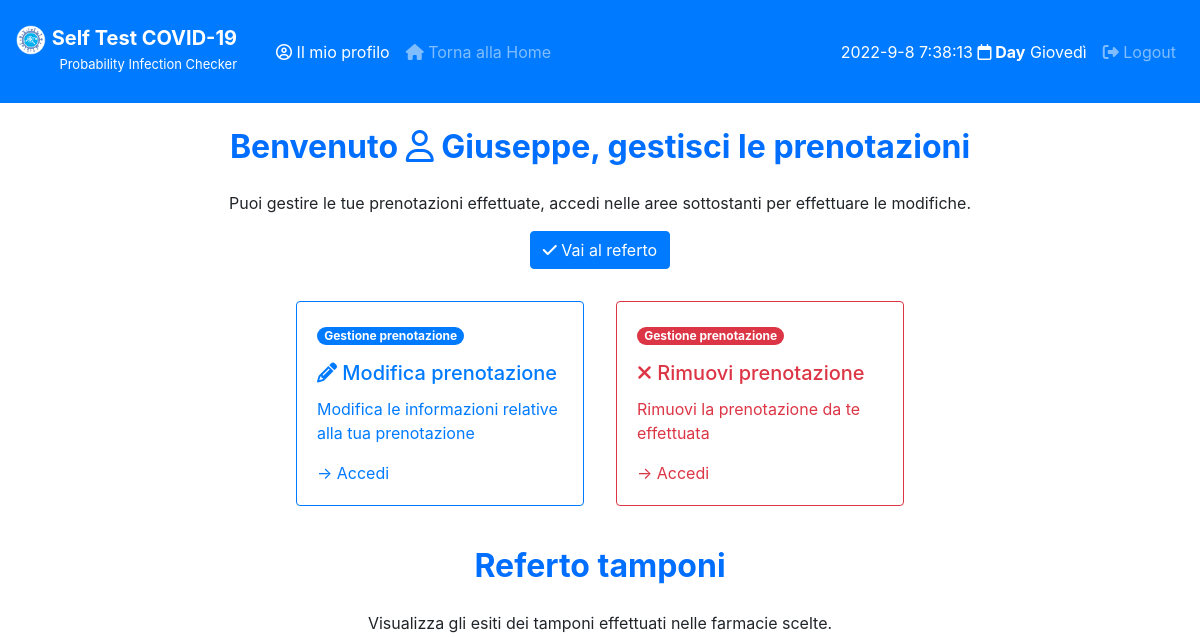
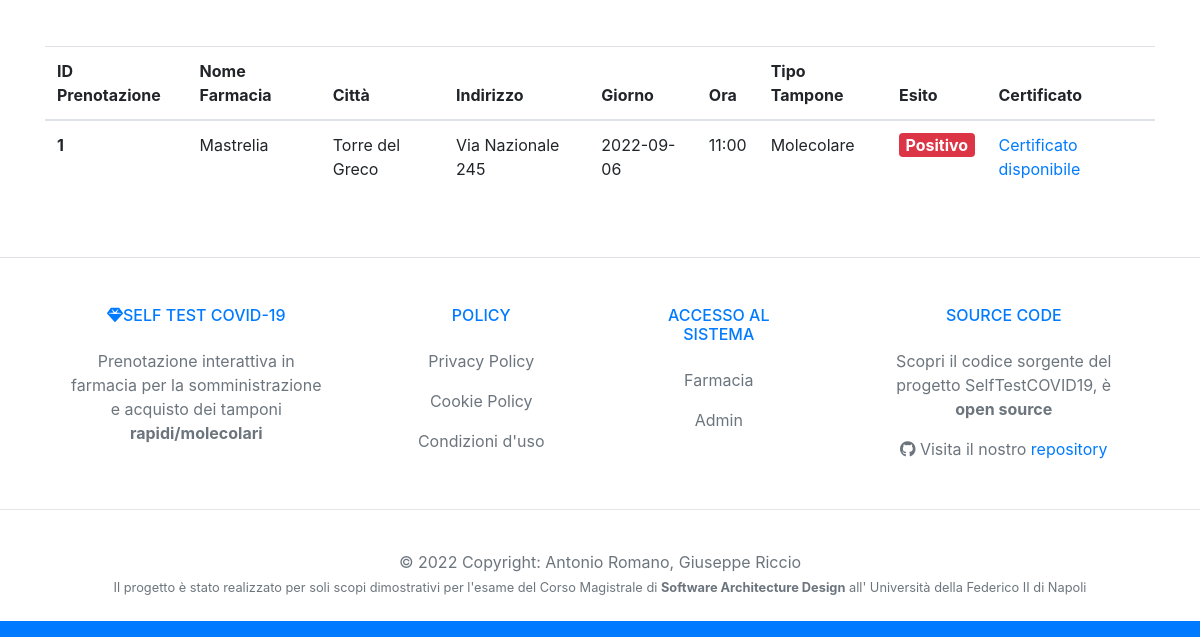
Page /dashboardPaziente (signed in) on the earlier database version (2 pictures, top to bottom).
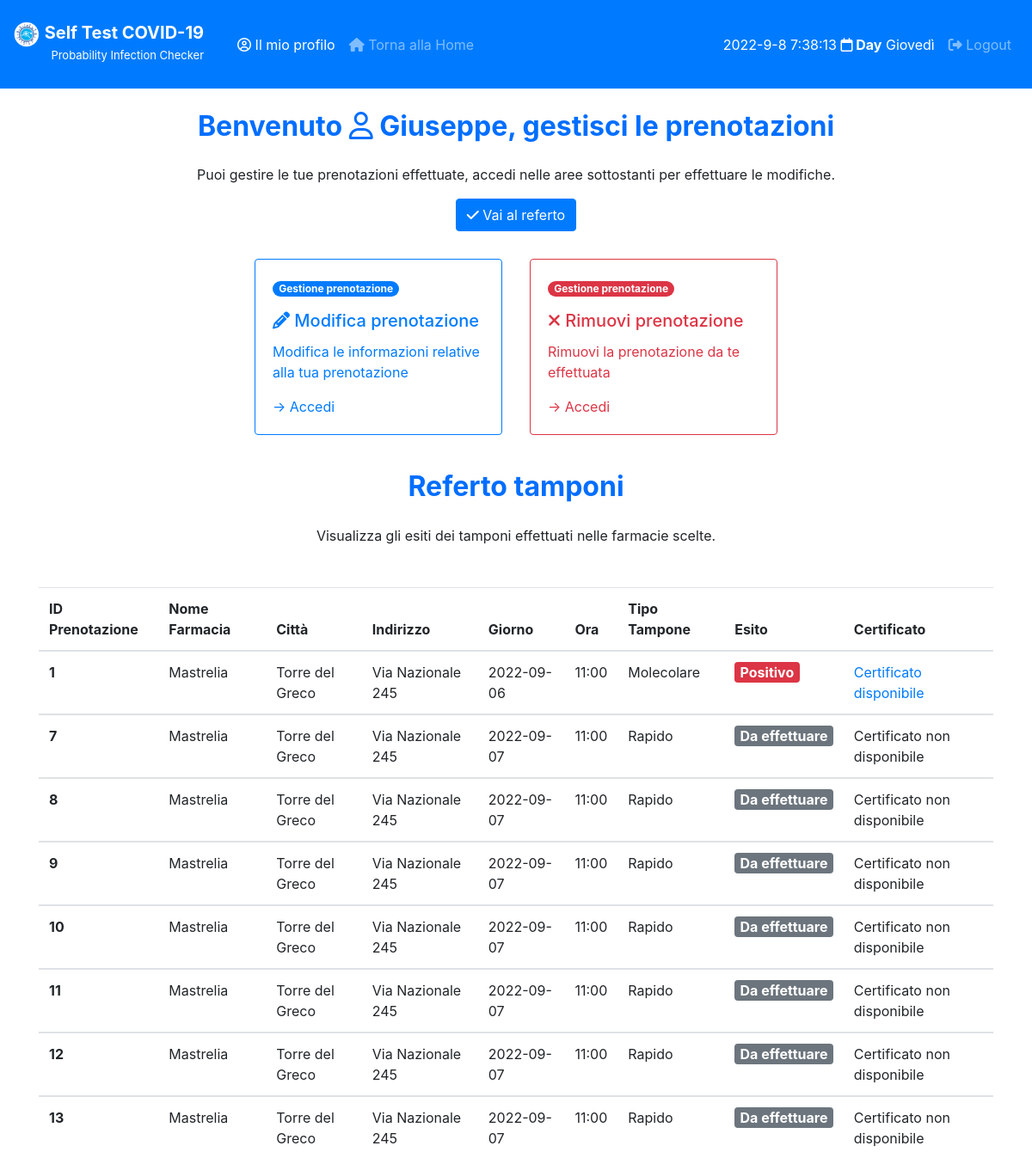
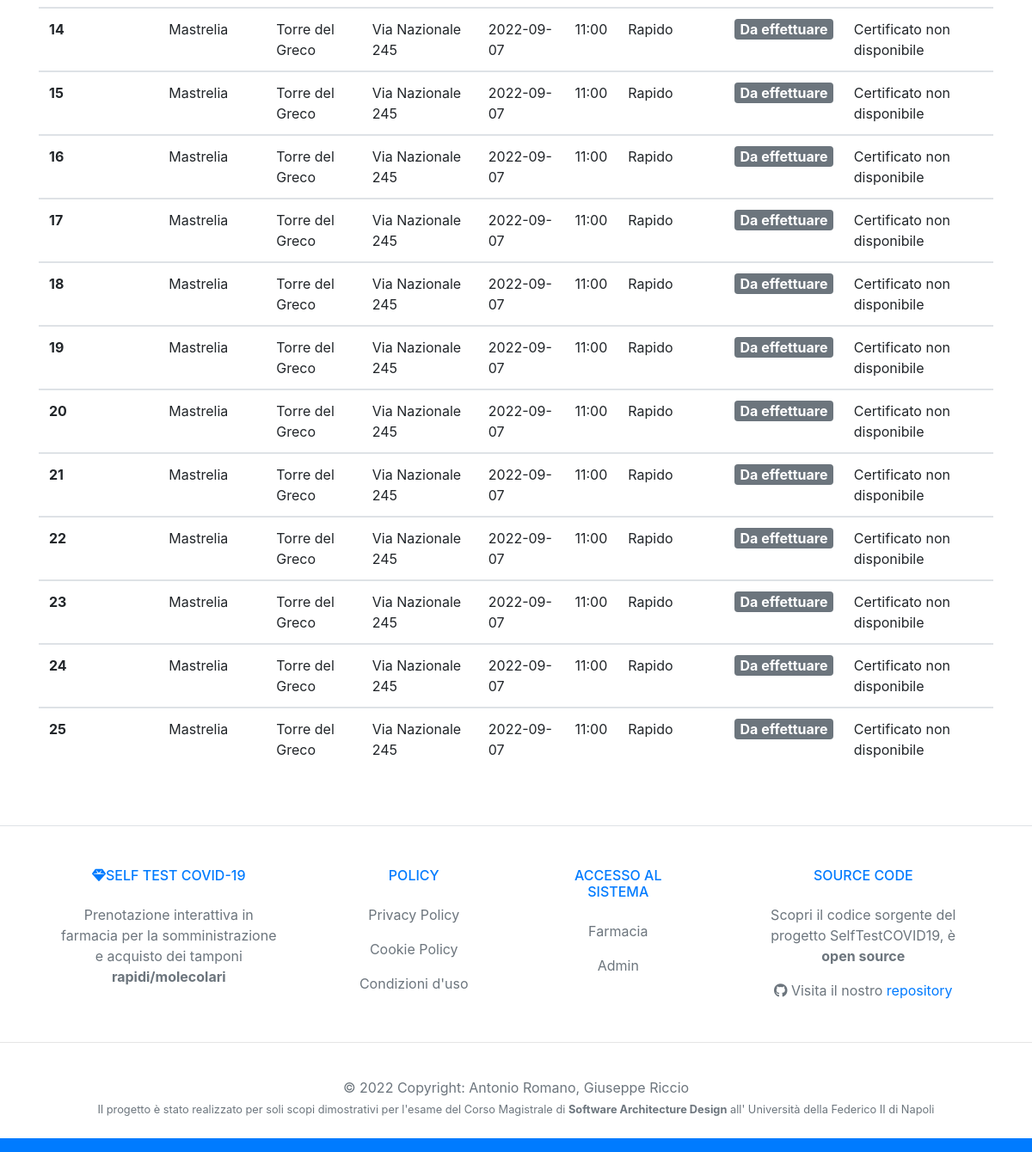
Same page on the later database version (2 pictures, top to bottom).
### tables this page shows
CREATE TABLE `Pazienti` (
	ID INTEGER PRIMARY KEY AUTOINCREMENT,
	Nome VARCHAR(50),
	Cognome VARCHAR(50),
	Email VARCHAR(50),
	PWD VARCHAR(50),
	CodiceFiscale VARCHAR(36),
	Telefono VARCHAR(10),
	UNIQUE(Email,PWD)
);

CREATE TABLE `Prenotazioni` (
	ID INTEGER PRIMARY KEY AUTOINCREMENT,
	Nome VARCHAR(50),
	Cognome VARCHAR(50),
	Email VARCHAR(50),
	CodiceFiscale VARCHAR(36),
	Telefono VARCHAR(10),
	Giorno DATE,
	Ora TIME,
	TipoTampone VARCHAR(10),
	EsitoTampone VARCHAR(20),
	ID_Farmacia INTEGER,
	ID_Paziente INTEGER,
	ID_Tampone INTEGER
);

CREATE TABLE `Farmacie` (
	ID INTEGER PRIMARY KEY AUTOINCREMENT,
	NomeFarmacia VARCHAR(50),
	Citta VARCHAR(50),
	CAP INT(5),
	Indirizzo VARCHAR(50),
	Email VARCHAR(50),
	PWD VARCHAR(50),
	UNIQUE(NomeFarmacia,Email)
);

### controllers/GestionePazienteRegistratoController.py (the view)
def dashPaziente():
    if 'loggedin' in session:
        connection = connectDB()
        esito = connection.execute('SELECT Prenotazioni.ID, NomeFarmacia, Citta, Indirizzo, Giorno, Ora, TipoTampone, EsitoTampone FROM Prenotazioni INNER JOIN Farmacie ON Prenotazioni.ID_Farmacia = Farmacie.ID AND Prenotazioni.ID_Paziente = ?',(session['id'],)).fetchall()
        nomepaziente = connection.execute('SELECT Nome FROM Pazienti WHERE ID = ?',(session['id'],)).fetchone()
        connection.close()
    else:
        return redirect('/loginPaziente')
    return render_template('/PazienteRegistratoView/dashboardPaziente.html', nomePaziente=nomepaziente['Nome'], esito=esito)

### models/DB.py (called while the page is built)
def connectDB():
    connection = sqlite3.connect('./models/selftestcovid19.db')
    connection.row_factory = sqlite3.Row
    return connection

### templates/PazienteRegistratoView/dashboardPaziente.html (shortened to what this page needs)
<!doctype html>
<html lang="it">
<head>
    <link rel="stylesheet" href="https://cdnjs.cloudflare.com/ajax/libs/font-awesome/4.7.0/css/font-awesome.min.css">
    <link rel="stylesheet" href="https://stackpath.bootstrapcdn.com/bootstrap/4.3.1/css/bootstrap.min.css">
</head>
<body>
    <nav class="navbar navbar-expand-lg navbar-dark bg-primary">
        <div style="margin-top: 10px; margin-right: 15px;">
            <a class="navbar-brand" href="#">
                <img src="/static/logo.png" width="30" height="30" alt="">
                <span style="margin-top: 10px; color: white; font-size: 20px ;"><b>Self Test COVID-19</b><br>
                    <p style="font-size: small; text-align: right;">Probability Infection Checker</p></a></span>
        </div>
        <div class="collapse navbar-collapse" id="navbarSupportedContent">
            <ul class="navbar-nav mr-auto">
                <li class="nav-item active">
                    <a class="nav-link" href="#"><i class="fa fa-user-circle-o" aria-hidden="true"></i> Il mio profilo
                        <span class="sr-only">(current)</span></a>
                </li>
                <li class="nav-item">
                    <a class="nav-link" href="/"><i class="fa fa-home" aria-hidden="true"></i> Torna alla Home</a>
                </li>
            </ul>
            <ul class="navbar-nav ml-auto">
                <li class="nav-item">
                    <h7 id="displayDateTime" class="nav-link text-white">
                </li>
                <li class="nav-item">
                    <a class="nav-link" href="/logout"><i class="fa fa-sign-out" aria-hidden="true"></i> Logout</a>
                </li>
            </ul>
        </div>
    </nav>
    <div class="container">
        <center>
            <h2 class="text-center" style="margin: 25px;"><b><span style="color: #006eff;">
                        Benvenuto <i class="fa fa-user-o" aria-hidden="true"></i> {{ nomePaziente }}, gestisci le
                        prenotazioni</span></b></h2>
            <h7>Puoi gestire le tue prenotazioni effettuate, accedi nelle aree sottostanti per effettuare le modifiche.
            </h7>
            <center><a href="#referti" class="btn btn-primary m-3" role="button">
                    <i class="fa fa-check" aria-hidden="true"></i> Vai al referto</a></center>
    </div>
    <div class="d-flex justify-content-center">
        <div class="card-deck">
            <div class="card border-primary m-3" style="max-width: 18rem;">
                <div class="card-body text-primary">
                    <span class="badge badge-pill badge-primary mb-3">Gestione prenotazione</span>
                    <h5 class="card-title"><i class="fa fa-pencil" aria-hidden="true"></i> Modifica prenotazione</h5>
                    <p class="card-text">Modifica le informazioni relative alla tua prenotazione</p>
                    <a href="/modificaPrenotazionePaziente" class="card-link text-primary">&#8594 Accedi</a>
                </div>
            </div>
            <div class="card border-danger m-3" style="max-width: 18rem;">
                <div class="card-body text-danger">
                    <span class="badge badge-pill badge-danger mb-3">Gestione prenotazione</span>
                    <h5 class="card-title"><i class="fa fa-times" aria-hidden="true"></i> Rimuovi prenotazione</h5>
                    <p class="card-text">Rimuovi la prenotazione da te effettuata</p>
                    <a href="/rimozionePrenotazionePaziente" class="card-link text-danger">&#8594 Accedi</a>
                </div>
            </div>
        </div>
    </div>
    <div class="container">
        <center>
            <h2 class="text-center" style="margin: 25px;"><b><span style="color: #006eff;">
                        Referto tamponi</span></b></h2>
            <h7>Visualizza gli esiti dei tamponi effettuati nelle farmacie scelte.</h7>
            <div class="d-flex justify-content-center mt-5 table-responsive">
                <table class="table">
                    <thead>
                        <tr>
                            <th scope="col">ID Prenotazione</th>
                            <th scope="col">Nome Farmacia</th>
                            <th scope="col">Città</th>
                            <th scope="col">Indirizzo</th>
                            <th scope="col">Giorno</th>
                            <th scope="col">Ora</th>
                            <th scope="col">Tipo Tampone</th>
                            <th scope="col">Esito</th>
                            <th scope="col">Certificato</th>
                        </tr>
                    </thead>
                    <tbody>
                        {% for esiti in esito %}
                        <tr>
                            <th scope="row">{{ esiti.ID }}</th>
                            <td>{{ esiti.NomeFarmacia }}</td>
                            <td>{{ esiti.Citta }}</td>
                            <td>{{ esiti.Indirizzo }}</td>
                            <td>{{ esiti.Giorno }}</td>
                            <td>{{ esiti.Ora }}</td>
                            <td>{{ esiti.TipoTampone }}</td>
                            <td>
                                {% if esiti.EsitoTampone == "Negativo" %}
                                <span class="badge bg-success text-white" style="font-size: 16px;">Negativo</span>
                                {% elif esiti.EsitoTampone == "Positivo" %}
                                <span class="badge bg-danger text-white" style="font-size: 16px;">Positivo </span>
                                {% elif esiti.EsitoTampone == "Da effettuare" %}
                                <span class="badge bg-secondary text-white" style="font-size: 16px;">Da
                                    effettuare</span>
                                {% elif esiti.EsitoTampone == "In analisi" %}
                                <span class="badge bg-primary text-white" style="font-size: 16px;">In Analisi</span>
                                {% endif %}
                            </td>
                            <td>
                                {% if (esiti.EsitoTampone == "Negativo") or (esiti.EsitoTampone == "Positivo") %}
                                <a href="/download/report/pdf/{{ esiti.ID }}"> Certificato disponibile </a>
                                {% else %}
                                <a> Certificato non disponibile </a>
                                {% endif %}
                            </td>
                        </tr>
                    </tbody>
                    {% endfor %}
                </table>
            </div>
        </center>
    </div>
</body>
<footer class="text-lg text-lg-start bg-white text-muted">
    <section class="d-flex justify-content-center justify-content-lg-between p-4 border-bottom">
    </section>
    <section class="">
      <div class="container text-center text-md-start mt-5">
        <div class="row mt-3">
          <div class="col-md-3 col-lg-4 col-xl-3 mx-auto mb-4">
            <h6 class="text-uppercase fw-bold mb-4  text-primary">
              <i class="fas fa-gem me-3"></i>Self Test COVID-19
            </h6>
            <p>
              Prenotazione interattiva in farmacia per la somministrazione e acquisto dei tamponi <b>rapidi/molecolari</b>
            </p>
          </div>
          <div class="col-md-2 col-lg-2 col-xl-2 mx-auto mb-4">
            <h6 class="text-uppercase fw-bold mb-4  text-primary">
              Policy
            </h6>
            <p>
              <a href="#!" class="text-reset">Privacy Policy</a>
            </p>
            <p>
              <a href="#!" class="text-reset">Cookie Policy</a>
            </p>
            <p>
              <a href="#!" class="text-reset">Condizioni d'uso</a>
            </p>
          </div>
          <div class="col-md-3 col-lg-2 col-xl-2 mx-auto mb-4">
            <h6 class="text-uppercase fw-bold mb-4  text-primary">
              Accesso al sistema
            </h6>
            <p>
              <a href="/loginFarmacia" class="text-reset">Farmacia</a>
            </p>
            <p>
              <a href="/loginAdmin" class="text-reset">Admin</a>
            </p>
          </div>
          <div class="col-md-4 col-lg-3 col-xl-3 mx-auto mb-md-0 mb-4">
            <h6 class="text-uppercase fw-bold mb-4  text-primary">SOURCE CODE</h6>
            <p>Scopri il codice sorgente del progetto SelfTestCOVID19, è <b>open source</b></p>
            <p><i class="fa fa-github"></i> Visita il nostro <a href="https://github.com/giuseppericcio/SelfTestCovid19">repository</a></p>
          </div>
        </div>
      </div>
    </section>
    <hr>
    <div class="text-center p-4  text-muted" style="background-color: rgba(255, 255, 255, 0.05);">
      © 2022 Copyright:
      <a class="text-muted fw-bold">Antonio Romano, Giuseppe Riccio</a>
      <small id="dateHelp" class="form-text text-muted text-primary">Il progetto è stato realizzato per soli scopi
        dimostrativi per l'esame del Corso Magistrale di <b>Software Architecture Design</b> all' Università della
        Federico II di Napoli</small>
    </div>
  </footer>
<nav class="navbar navbar-expand-lg navbar-dark bg-primary">
</nav>
</body>
</html>

Differences in the rows shown:
added Prenotazioni: ID "7", NomeFarmacia "Mastrelia", Citta "Torre del Greco", Indirizzo "Via Nazionale 245", Giorno "2022-09-07", Ora "11:00", TipoTampone "Rapido", EsitoTampone "Da effettuare"
added Prenotazioni: ID "8", NomeFarmacia "Mastrelia", Citta "Torre del Greco", Indirizzo "Via Nazionale 245", Giorno "2022-09-07", Ora "11:00", TipoTampone "Rapido", EsitoTampone "Da effettuare"
added Prenotazioni: ID "9", NomeFarmacia "Mastrelia", Citta "Torre del Greco", Indirizzo "Via Nazionale 245", Giorno "2022-09-07", Ora "11:00", TipoTampone "Rapido", EsitoTampone "Da effettuare"
added Prenotazioni: ID "10", NomeFarmacia "Mastrelia", Citta "Torre del Greco", Indirizzo "Via Nazionale 245", Giorno "2022-09-07", Ora "11:00", TipoTampone "Rapido", EsitoTampone "Da effettuare"
added Prenotazioni: ID "11", NomeFarmacia "Mastrelia", Citta "Torre del Greco", Indirizzo "Via Nazionale 245", Giorno "2022-09-07", Ora "11:00", TipoTampone "Rapido", EsitoTampone "Da effettuare"
added Prenotazioni: ID "12", NomeFarmacia "Mastrelia", Citta "Torre del Greco", Indirizzo "Via Nazionale 245", Giorno "2022-09-07", Ora "11:00", TipoTampone "Rapido", EsitoTampone "Da effettuare"
added Prenotazioni: ID "13", NomeFarmacia "Mastrelia", Citta "Torre del Greco", Indirizzo "Via Nazionale 245", Giorno "2022-09-07", Ora "11:00", TipoTampone "Rapido", EsitoTampone "Da effettuare"
added Prenotazioni: ID "14", NomeFarmacia "Mastrelia", Citta "Torre del Greco", Indirizzo "Via Nazionale 245", Giorno "2022-09-07", Ora "11:00", TipoTampone "Rapido", EsitoTampone "Da effettuare"
added Prenotazioni: ID "15", NomeFarmacia "Mastrelia", Citta "Torre del Greco", Indirizzo "Via Nazionale 245", Giorno "2022-09-07", Ora "11:00", TipoTampone "Rapido", EsitoTampone "Da effettuare"
added Prenotazioni: ID "16", NomeFarmacia "Mastrelia", Citta "Torre del Greco", Indirizzo "Via Nazionale 245", Giorno "2022-09-07", Ora "11:00", TipoTampone "Rapido", EsitoTampone "Da effettuare"
added Prenotazioni: ID "17", NomeFarmacia "Mastrelia", Citta "Torre del Greco", Indirizzo "Via Nazionale 245", Giorno "2022-09-07", Ora "11:00", TipoTampone "Rapido", EsitoTampone "Da effettuare"
added Prenotazioni: ID "18", NomeFarmacia "Mastrelia", Citta "Torre del Greco", Indirizzo "Via Nazionale 245", Giorno "2022-09-07", Ora "11:00", TipoTampone "Rapido", EsitoTampone "Da effettuare"
added Prenotazioni: ID "19", NomeFarmacia "Mastrelia", Citta "Torre del Greco", Indirizzo "Via Nazionale 245", Giorno "2022-09-07", Ora "11:00", TipoTampone "Rapido", EsitoTampone "Da effettuare"
added Prenotazioni: ID "20", NomeFarmacia "Mastrelia", Citta "Torre del Greco", Indirizzo "Via Nazionale 245", Giorno "2022-09-07", Ora "11:00", TipoTampone "Rapido", EsitoTampone "Da effettuare"
added Prenotazioni: ID "21", NomeFarmacia "Mastrelia", Citta "Torre del Greco", Indirizzo "Via Nazionale 245", Giorno "2022-09-07", Ora "11:00", TipoTampone "Rapido", EsitoTampone "Da effettuare"
added Prenotazioni: ID "22", NomeFarmacia "Mastrelia", Citta "Torre del Greco", Indirizzo "Via Nazionale 245", Giorno "2022-09-07", Ora "11:00", TipoTampone "Rapido", EsitoTampone "Da effettuare"
added Prenotazioni: ID "23", NomeFarmacia "Mastrelia", Citta "Torre del Greco", Indirizzo "Via Nazionale 245", Giorno "2022-09-07", Ora "11:00", TipoTampone "Rapido", EsitoTampone "Da effettuare"
added Prenotazioni: ID "24", NomeFarmacia "Mastrelia", Citta "Torre del Greco", Indirizzo "Via Nazionale 245", Giorno "2022-09-07", Ora "11:00", TipoTampone "Rapido", EsitoTampone "Da effettuare"
added Prenotazioni: ID "25", NomeFarmacia "Mastrelia", Citta "Torre del Greco", Indirizzo "Via Nazionale 245", Giorno "2022-09-07", Ora "11:00", TipoTampone "Rapido", EsitoTampone "Da effettuare"
